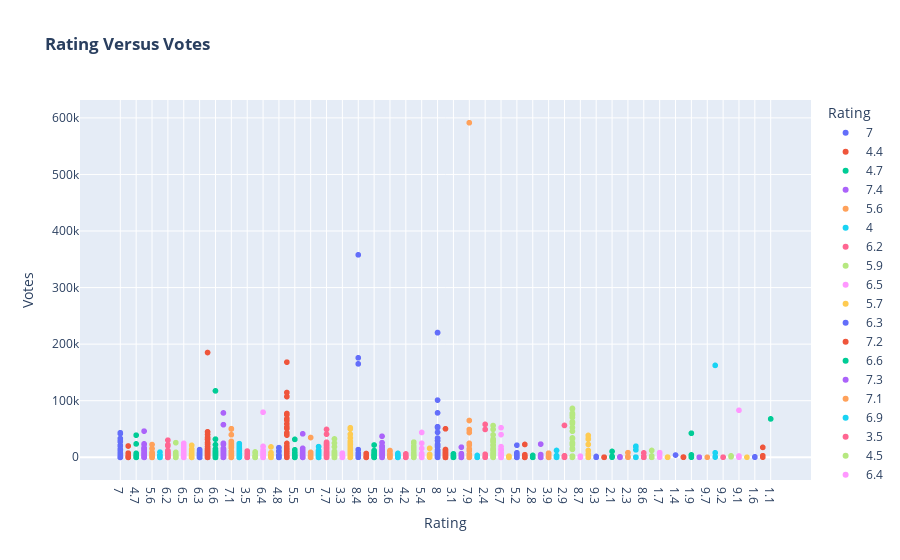

Write notebook code for a chart like this one.
### Markdown cell above
This code segment utilizes the Plotly Express library to create a scatter plot visualization of the relationship between movie ratings and the number of votes they received. The `px.scatter()` function is employed to generate the scatter plot. The 'Rating' column is assigned to the x-axis, the 'Votes' column to the y-axis, and the 'Rating' column is used for color-coding the data points. Additionally, the `color_continuous_scale` parameter is set to 'Plasma' from the Plotly color scale library to provide a continuous color scale for the color-coding based on ratings. The title of the plot is specified as 'Rating Versus Votes', with HTML `<b>` tags used for bold formatting. This visualization allows for the exploration of any potential correlation between movie ratings and the number of votes they have received, facilitating insights into audience engagement and preferences.

### Code cell
px.scatter(df_movie,x='Rating',y='Votes',color='Rating',color_continuous_scale=px.colors.sequential.Plasma,title='<b>Rating Versus Votes')
